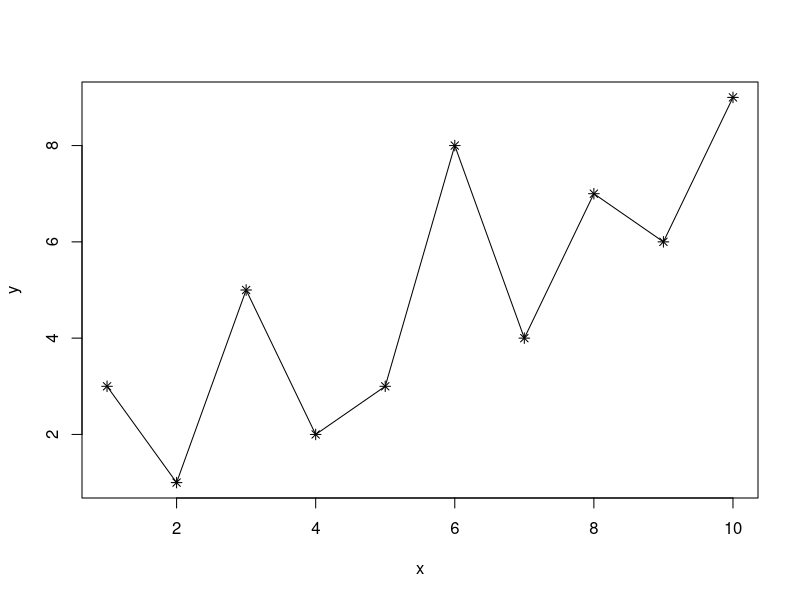
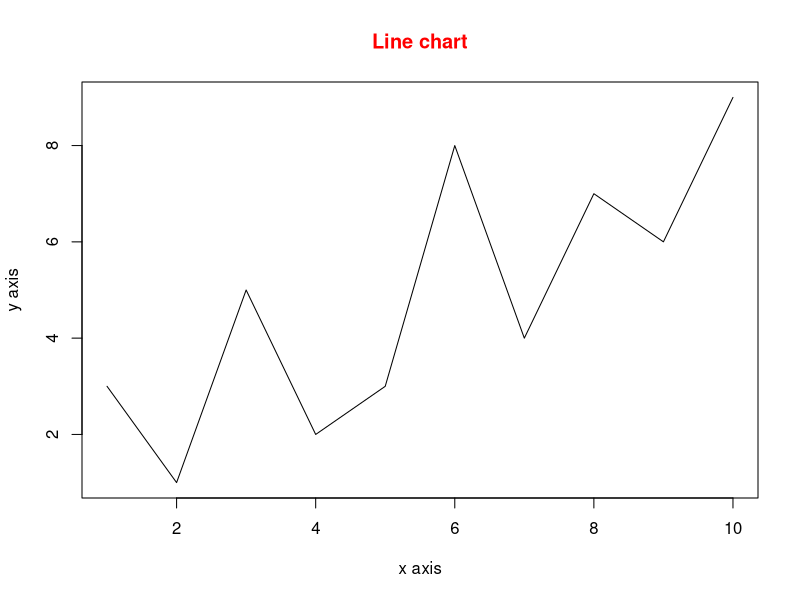
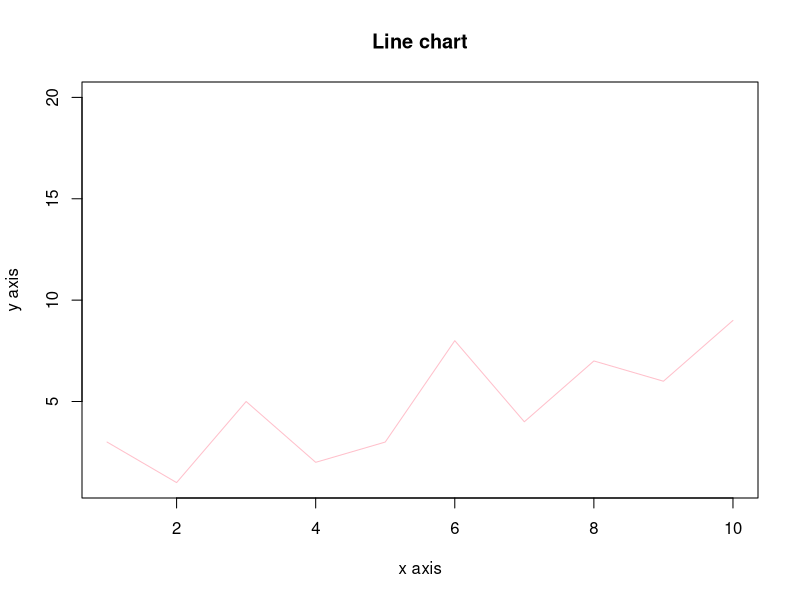
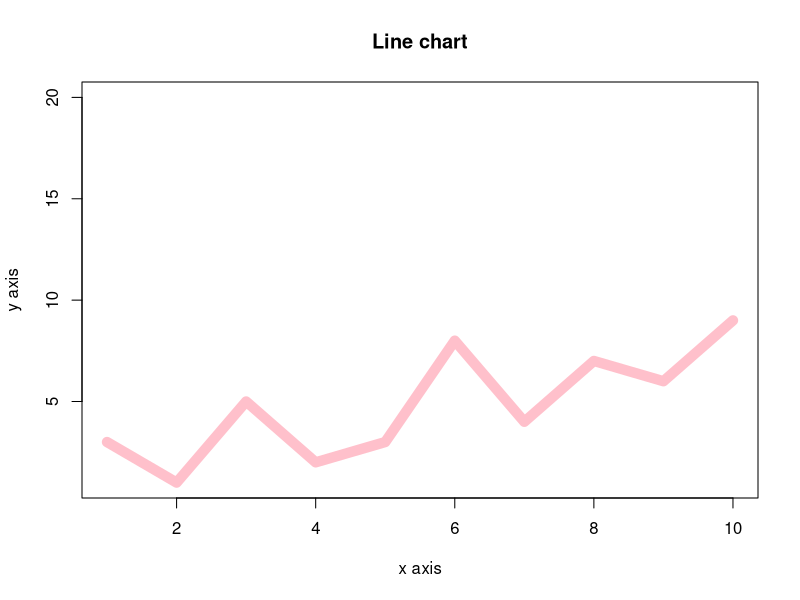
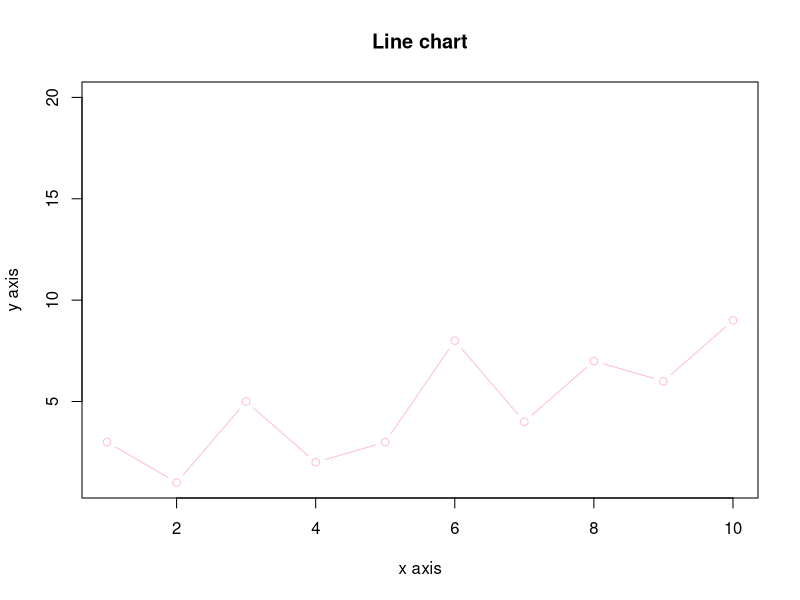
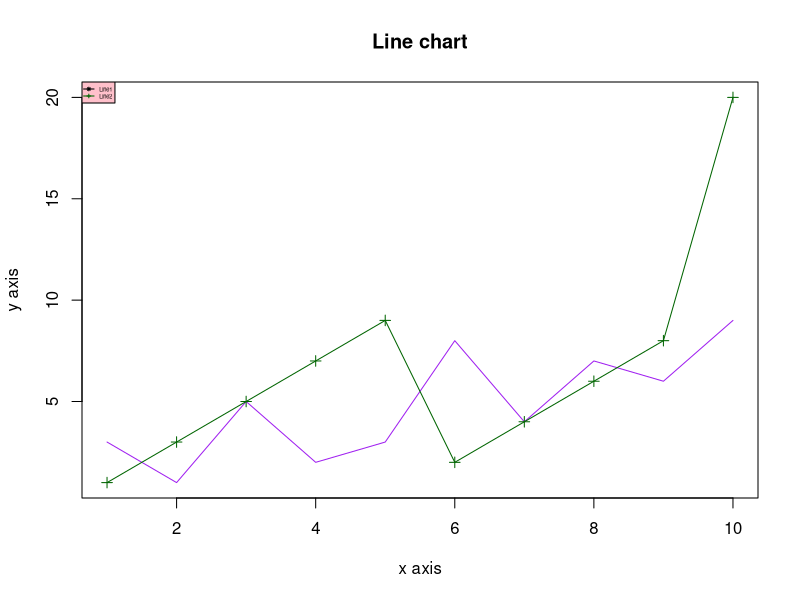
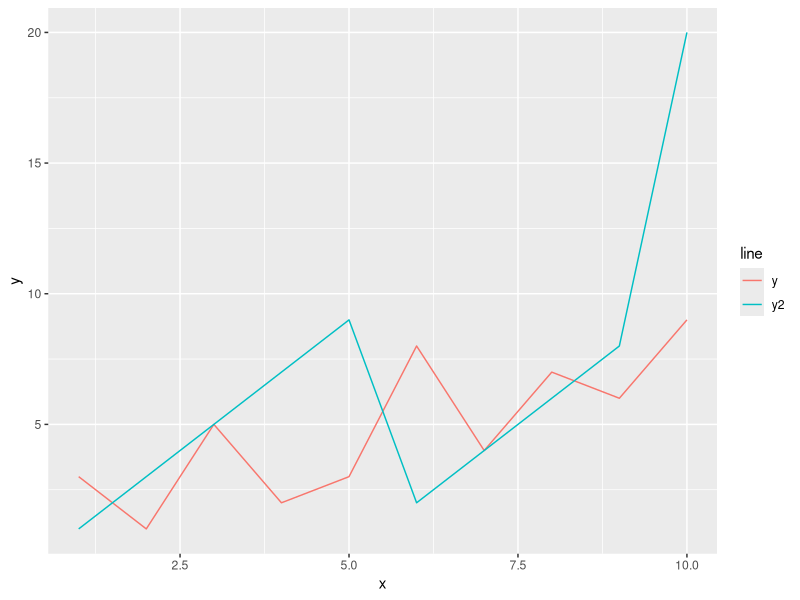
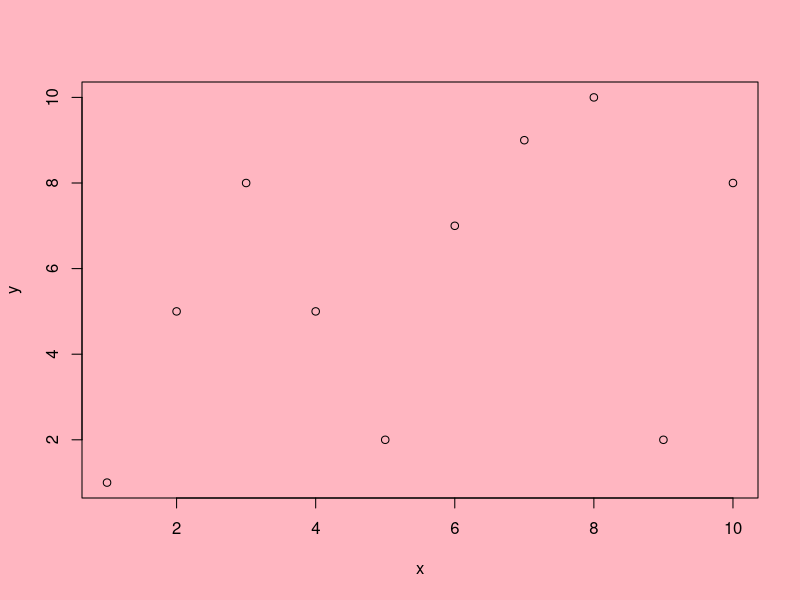

R code for these plots, in order:
#Graphs and Charts in R
#1. Line Plot
x <- 1:10                                
y <- c(3, 1, 5, 2, 3, 8, 4, 7, 6, 9)
grange=c(1,20)
plot(x, y, type = "o",pch=8)   
plot(x,y,type='l',main="Line chart",xlab="x axis",ylab="y axis",
     col.main="red")
plot(x,y,type='l',main="Line chart",xlab="x axis",ylab="y axis",
     col="pink",ylim=grange)
plot(x,y,type='l',main="Line chart",xlab="x axis",ylab="y axis",
     col="pink",lwd=10,ylim=grange)
plot(x,y,type='b',main="Line chart",xlab="x axis",ylab="y axis",
     col="pink",ylim=grange)
plot(x,y,type='l',main="Line chart",xlab="x axis",ylab="y axis",
     col="purple",ylim=grange)
y2=c(1,3,5,7,9,2,4,6,8,20)
lines(x,y2,type='o',col="darkgreen",ylim=grange,pch=3)

legend("topleft",                                     
       legend = c("Line1", "Line2"),
       col = c("black", "darkgreen"),cex=0.35,bty = "o",bg="pink",
       lty = 1,pch=c(8,3))
library(ggplot2)
data <- data.frame(x = rep(1:10, 2),y = c(y, y2),
                   line = c(rep("y", 10),
                            rep("y2", 10)
                            ))
data
ggplot(data, aes(x = x, y = y, col = line)) +  geom_line()

par(bg="lightpink")
x=c(1,2,3,4,5,6,7,8,9,10)
y=c(1,5,8,5,2,7,9,10,2,8)
plot(x,y)
plot(x,y,type='l')
plot(x,y,type='c')
plot(x,y,type='o')
plot(x,y,type='h')
plot(x,y,type='n')
plot(x,y,type='l',lwd=6,col="darkgreen")
plot(x,y,type='b',lwd=3,col="darkgreen",pch=5)
plot(x,y,type='l',lwd=6,col="darkgreen",main="Line chart",
     xlab="Years",ylab="Experience",col.main="red")
plot(x,y,type='o',col="darkgreen",main="Line chart",
     xlab="Years",ylab="Experience",col.main="red",xlim=c(0,20),
     ylim=c(0,50),col.lab="cyan",cex.lab=1.2,
     sub="Line chart comparing years and experience",
     cex.sub=0.8,col.sub="magenta",pch=22)

y1=c(10,22,25,24,20,15,36,28,38,40)

lines(x,y1,type="o",pch=8,col="cyan")

legend("topright",
       legend=c("Line1","Line2"),col=c("darkgreen","cyan"),
       pch=c(22,8),cex=0.5)












